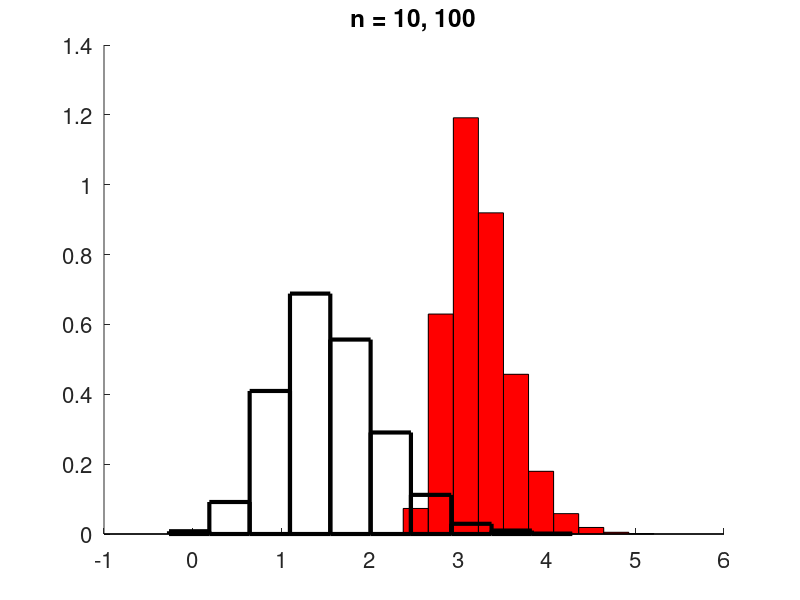

The MATLAB script that drew this image:
figure1 = figure;
set(gcf, 'Units', 'inches');
haxes=axes('Parent', figure1, 'FontSize', 16);
hold all;

M=10000; n=1000; mu=0; sigma=1;
y=zeros([M,1]);
for m=1:M
    D=random('normal',mu,sigma,[n,1]);
    y(m)=max(D);
end;

[N, xout]=hist(y);
figure1=bar(xout', N'/(sum(N)*(xout(2)-xout(1))), 'barwidth', 1, 'facecolor', 'r');


M=10000; n=10; mu=0; sigma=1;
y=zeros([M,1]);
for m=1:M
    D=random('normal',mu,sigma,[n,1]);
    y(m)=max(D);
end;


[N, xout]=hist(y);
figure1=bar(xout', N'/(sum(N)*(xout(2)-xout(1))), 'barwidth', 1, 'facecolor', 'none', 'LineWidth', 3);

title('n = 10, 100')
